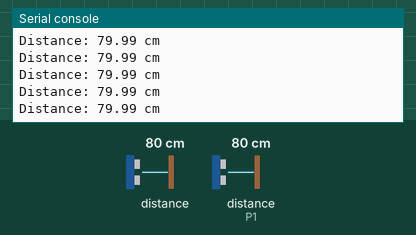
The program below on a simulated BBC micro:bit running MicroPython. Shown: the last lines printed to the serial console. The inputs (shaded band) are chosen by the test bench; at power-on: distance to the obstacle 80 cm, distance to the obstacle (sensor on P1) 80 cm. The echo pulse lasts 58.3 µs per cm.

Above: at 1.2 s.
1.3 s: distance to the obstacle (sensor 0) set to 2 cm
At 1.38 s:
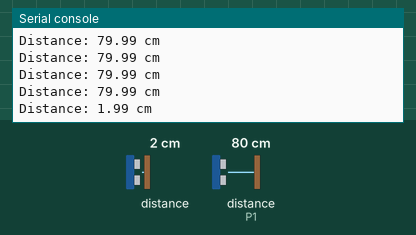
2.8 s: distance to the obstacle (sensor 0) set to 4 cm
At 2.9 s:
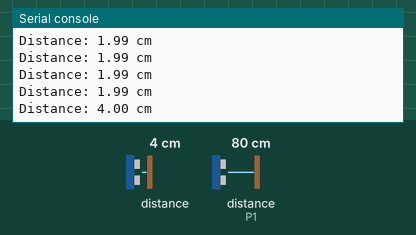
Timing chart, 0 to 5.8 s (numbered marks = the images above; inputs shaded):
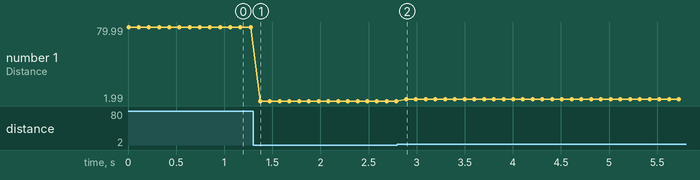

Measured:
- after the input at 1.3 s, the serial console: prints a new line after 0.07 s (image 1)
- after the input at 2.8 s, the serial console: prints a new line after 0.09 s (image 2)
- plotted number 1: 79.99 → 1.99 after the input at 1.3 s, 1.99 → 4 after the input at 2.8 s

The program:

Ultrasonic_distance_sensor_test_method_B_01-main.py
```python
# Ultrasonic distance measurement with HC-SR04
# This version works on Micro:Bit v1 and v2

# Wiring
# Micro:Bit - HC-SR04+:
# V0/GND - gnd
# 3V - vcc
# Pin0 - trig
# Pin1 - echo

from microbit import *
from machine import time_pulse_us

# Setup pins based on wiring
trig = pin0
echo = pin1

# Setup I/O
trig.write_digital(0)
echo.read_digital()

while True:

    # Send an ultrasonic impulse
    trig.write_digital(1)
    trig.write_digital(0)

    # Measure the delay of the echo in microseconds
    # machine.time_pulse_us returns time in us or -1 on timeout
    micros = time_pulse_us(echo, 1, 24000) # 24 ms timeout = 4m limit

    if micros > 0:

        # Calculate distance in cm
        # Speed of sound = 0.0343 cm/us
        dist_cm = (micros / 2) * 0.0343

        print("Distance: {:.2f} cm".format(dist_cm))

    else:

        print("Out of range error")

    sleep(100)
```
